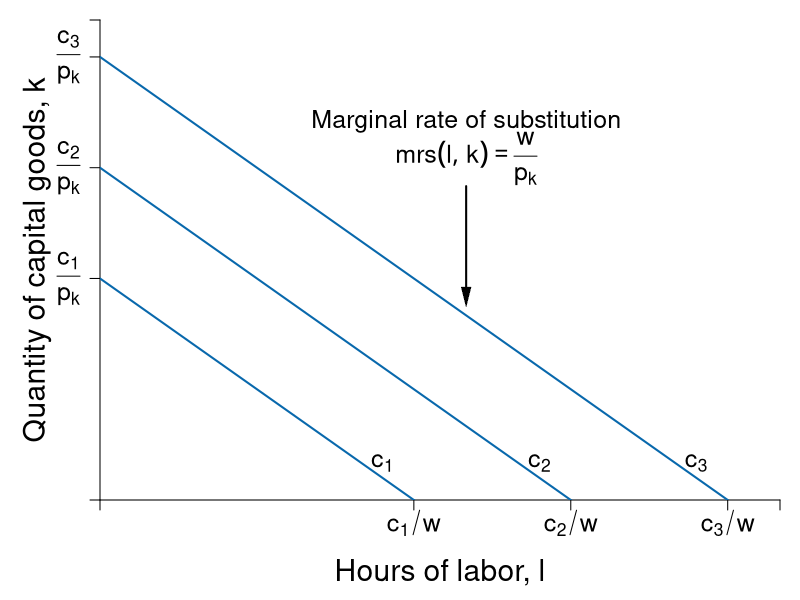

The R source for this figure:
require(shape)
pdf(file = "specprodexch/isocost_map.pdf", width = 9, height = 7)

#Set parameters for graphics
pointsize <- 1.8
axislabelsize <- 1.8
labelsize <- 1.5
namesize <- 1.8
annotatesize <- 1.5
graphlinewidth <- 2
segmentlinewidth <- 1.5

COL <- c("#7fc97f", "#beaed4", "#fdc086", "#ffff99", "#386cb0", "#f0027f", "#bf5b17", "#666666")
COLA <- c("#99d8c9","#66c2a4","#41ae76", "#238b45", "#005824")
COLB <- c("#4eb3d3", "#2b8cbe", "#0868ac","#084081")

#Edited the margins to cater for the larger LHS labels
par(mar =  c(5, 5, 1, 1))

isocost <- function(l, c = 10, w = 1, r = 1) {
  c - (w/r)*l
}


isoquant <- function(l, alpha = 0.5, x = 5) {
  (x / l^alpha)^(1/(1 - alpha))
}


xlims <- c(0, 13)
ylims <- c(0, 13)

npts <- 501 
x <- seq(xlims[1], xlims[2], length.out = npts)
y <- seq(ylims[1], ylims[2], length.out = npts) 
a <- c(13, 16.75, 19.25)

plot(0, 0, xlim = xlims, ylim = ylims, type = "n",
     xlab = expression(paste("")),
     ylab = expression(paste("")), 
     xaxt = "n", 
     yaxt = "n", 
     cex.lab = axislabelsize, 
     bty = "n",
     xaxs="i", 
     yaxs="i")

ticksy <- c(0, 6, 9, 12, ylims[2])
ylabels <- c(NA, expression(paste(frac(c[1], p[k]))), expression(paste(frac(c[2], p[k]))), expression(paste(frac(c[3], p[k]))), NA)
ticksx <- c(0, 6, 9, 12, xlims[2])
xlabels <- c(NA, expression(paste(c[1]/w)), expression(paste(c[2]/w)), expression(paste(c[3]/w)), NA)




axis(1, at = ticksx, pos = 0, labels = xlabels, cex.axis = labelsize)
axis(2, at = ticksy, pos = 0, labels = ylabels, las = 1, cex.axis = labelsize)

npts <- 500 
xx1 <- seq(xlims[1], xlims[2], length.out = npts)


lines(xx1, isocost(xx1, c = 6, w = 1, r = 1), col = COLB[3], lwd = graphlinewidth)
lines(xx1, isocost(xx1, c = 9, w = 1, r = 1), col = COLB[3], lwd = graphlinewidth)
lines(xx1, isocost(xx1, c = 12, w = 1, r = 1), col = COLB[3], lwd = graphlinewidth)


#Label the axes
mtext(expression(paste("Hours of labor, ", l)), side=1, line = 3.5, cex = axislabelsize)
text(-1.2, 0.5*ylims[2], expression(paste("Quantity of capital goods, ", k)), xpd = TRUE, cex = axislabelsize, srt = 90) 

#Label the price lines
text(5.4, 1, expression(paste(c[1])), cex = labelsize)
text(8.4, 1, expression(paste(c[2])),cex = labelsize)
text(11.4, 1, expression(paste(c[3])),cex = labelsize)


#Add mrs = mrt at i
text(7, 10.25, expression(paste("Marginal rate of substitution")), cex = labelsize)
text(7, 9.25, expression(paste(mrs(l,k)== frac(w,p[k]))), cex = labelsize)
Arrows(7, 8.5, 7, 5.5, col = "black", lty = 1, lwd = 2, arr.type = "triangle", arr.lwd = 0.5)

dev.off()
